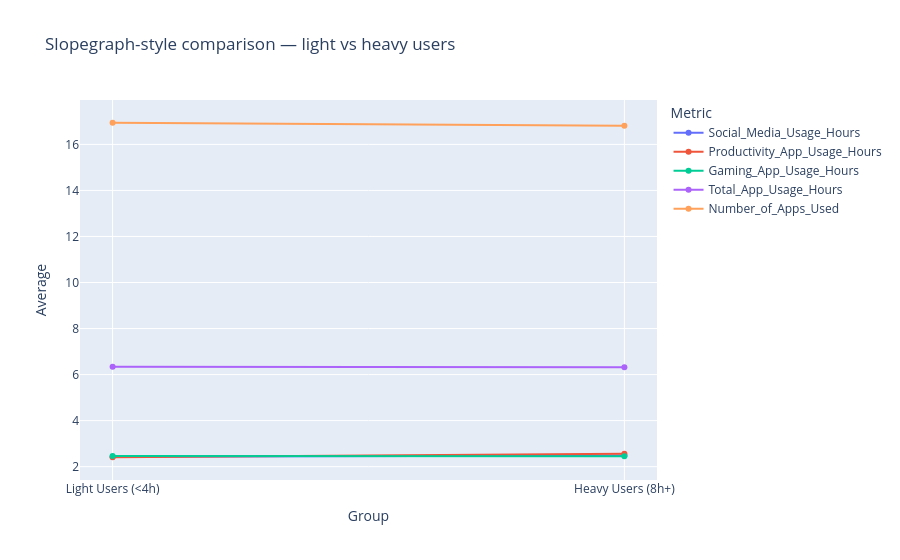

This figure's notebook cell:
### Code cell
title("Prototype 5 — Slopegraph-style comparison")
groups = {"Light Users (<4h)": df[df["Screen_Time_Segment"] == "Light (<4h)"], "Heavy Users (8h+)": df[df["Screen_Time_Segment"].isin(["Heavy (8–12h)", "Extreme (>12h)"])]}
metrics = ["Social_Media_Usage_Hours", "Productivity_App_Usage_Hours", "Gaming_App_Usage_Hours", "Total_App_Usage_Hours", "Number_of_Apps_Used"]
rows = []
for g, sub in groups.items():
    for m in metrics:
        rows.append({"Group": g, "Metric": m, "Average": sub[m].mean()})
slope = pd.DataFrame(rows)
display(slope.round(2))
fig = px.line(slope, x="Group", y="Average", color="Metric", markers=True, title="Slopegraph-style comparison — light vs heavy users")
fig.show()

### Figure 1 — Plotly figure (JSON) as saved in the notebook; plotly's stock layout.template omitted (floating-point values rounded to 4 significant figures)
{"data": [{"hovertemplate": "Metric=Social_Media_Usage_Hours<br>Group=%{x}<br>Average=%{y}<extra></extra>", "legendgroup": "Social_Media_Usage_Hours", "line": {"color": "#636efa", "dash": "solid"}, "marker": {"symbol": "circle"}, "mode": "lines+markers", "name": "Social_Media_Usage_Hours", "orientation": "v", "showlegend": true, "type": "scatter", "x": ["Light Users (<4h)", "Heavy Users (8h+)"], "xaxis": "x", "y": [2.431, 2.484], "yaxis": "y"}, {"hovertemplate": "Metric=Productivity_App_Usage_Hours<br>Group=%{x}<br>Average=%{y}<extra></extra>", "legendgroup": "Productivity_App_Usage_Hours", "line": {"color": "#EF553B", "dash": "solid"}, "marker": {"symbol": "circle"}, "mode": "lines+markers", "name": "Productivity_App_Usage_Hours", "orientation": "v", "showlegend": true, "type": "scatter", "x": ["Light Users (<4h)", "Heavy Users (8h+)"], "xaxis": "x", "y": [2.409, 2.556], "yaxis": "y"}, {"hovertemplate": "Metric=Gaming_App_Usage_Hours<br>Group=%{x}<br>Average=%{y}<extra></extra>", "legendgroup": "Gaming_App_Usage_Hours", "line": {"color": "#00cc96", "dash": "solid"}, "marker": {"symbol": "circle"}, "mode": "lines+markers", "name": "Gaming_App_Usage_Hours", "orientation": "v", "showlegend": true, "type": "scatter", "x": ["Light Users (<4h)", "Heavy Users (8h+)"], "xaxis": "x", "y": [2.466, 2.456], "yaxis": "y"}, {"hovertemplate": "Metric=Total_App_Usage_Hours<br>Group=%{x}<br>Average=%{y}<extra></extra>", "legendgroup": "Total_App_Usage_Hours", "line": {"color": "#ab63fa", "dash": "solid"}, "marker": {"symbol": "circle"}, "mode": "lines+markers", "name": "Total_App_Usage_Hours", "orientation": "v", "showlegend": true, "type": "scatter", "x": ["Light Users (<4h)", "Heavy Users (8h+)"], "xaxis": "x", "y": [6.335, 6.319], "yaxis": "y"}, {"hovertemplate": "Metric=Number_of_Apps_Used<br>Group=%{x}<br>Average=%{y}<extra></extra>", "legendgroup": "Number_of_Apps_Used", "line": {"color": "#FFA15A", "dash": "solid"}, "marker": {"symbol": "circle"}, "mode": "lines+markers", "name": "Number_of_Apps_Used", "orientation": "v", "showlegend": true, "type": "scatter", "x": ["Light Users (<4h)", "Heavy Users (8h+)"], "xaxis": "x", "y": [16.94, 16.81], "yaxis": "y"}], "layout": {"legend": {"title": {"text": "Metric"}, "tracegroupgap": 0}, "title": {"text": "Slopegraph-style comparison — light vs heavy users"}, "xaxis": {"anchor": "y", "domain": [0, 1], "title": {"text": "Group"}}, "yaxis": {"anchor": "x", "domain": [0, 1], "title": {"text": "Average"}}}}
